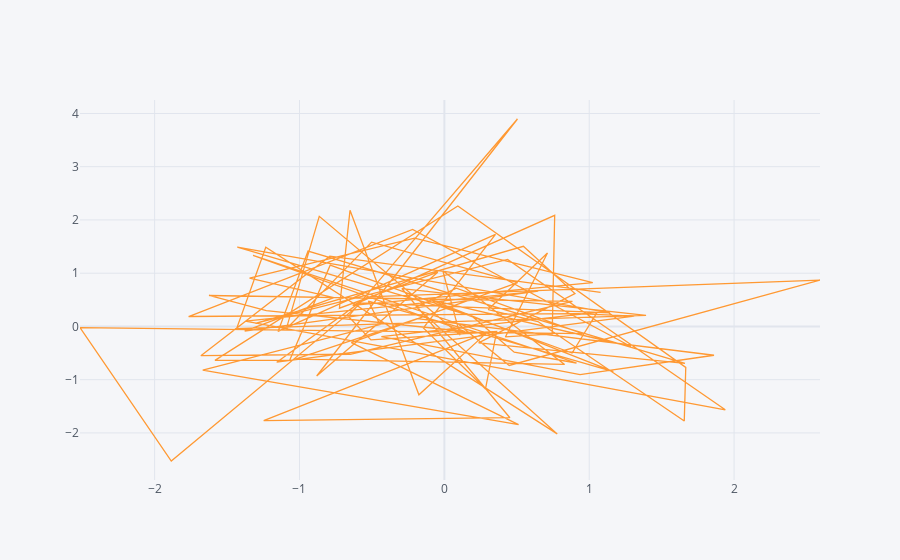

Notebook code for this chart:
### Markdown cell above
## Scatter plot

### Code cell
df1.iplot(kind='scatter', x='A', y='B')
